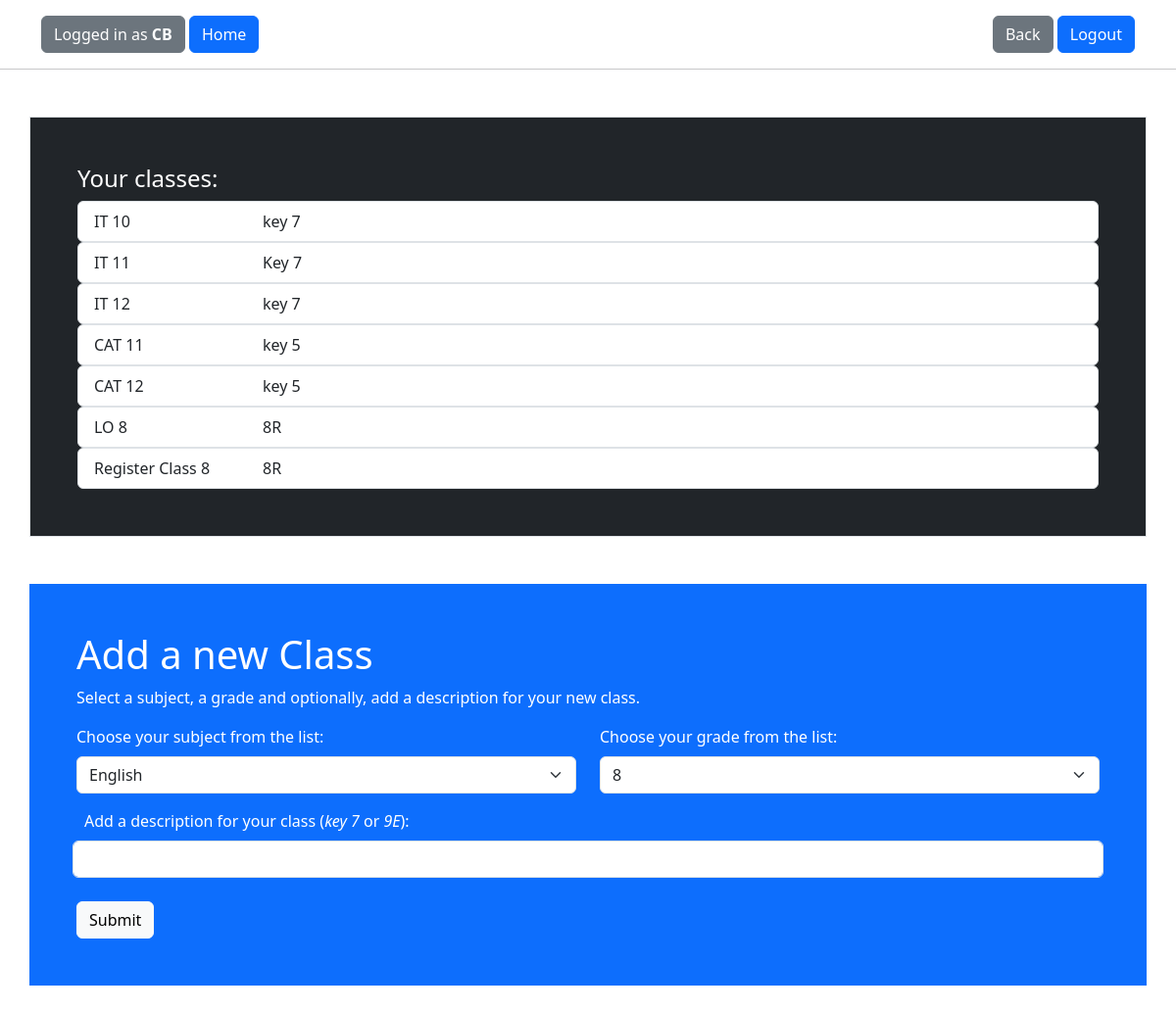
/add_class/ (signed in), run on the app's committed database.
### base/models.py (models this page shows, shortened)
class ClassUnit(models.Model):
    description = models.TextField(null=True, blank=True, default='Key 7 or class 9E')
    created = models.DateTimeField(auto_now_add=True)
    subject = models.ForeignKey(Subject, on_delete=models.SET_NULL, null=True)
    user = models.ForeignKey(User, on_delete=models.SET_NULL, null=True)
    grade = models.ForeignKey(Grade, on_delete=models.SET_NULL, null=True)

class Subject(models.Model):
    subject = models.CharField(max_length=50)
    def __str__(self):
        return self.subject

class Grade(models.Model):
    grade = models.SmallIntegerField()
    def __str__(self):
        return str(self.grade)

### base/views/classes_view.py (the view, shortened to what this page needs)
# urls.py: path('add_class/', views.add_class, name="add_class"),
@login_required(login_url='index')
def add_class(request):
    current_user = request.user
    classes = ClassUnit.objects.filter(user=current_user)
    subjectList = Subject.objects.all()
    gradeList = Grade.objects.all()
    context = {'classes' : classes, 'current_user' : current_user, 'subjectList' : subjectList, \
               'gradeList' : gradeList}
    return render(request, 'base/add_class.html', context)

### base/templates/base/add_class.html (shortened to what this page needs)
{% extends 'base.html' %}
{% block content %}
    <form method = "POST" action="">
        <div class="container p-5 my-5 border  bg-dark text-white">
            <h4>Your classes:</h4>
            {% for class in classes %}
                <div class="list-group">
                    <li class="list-group-item list-group-item-action selector" id="{{class.id}}"
                    onclick="myFunction('{{class.id}}')">
                    <div class="row">
                        <div class="col-md-2" >{{class.subject}} {{class.grade}}</div>
                        <div class="col-md-4">{{class.description}}</div>
                    </div>
                    </li>
                </div>
            {% endfor %}
        </div>
        <div class="container p-5 my-5 bg-primary text-white">
            <h1>Add a new Class</h1>
            <p>Select a subject, a grade and optionally, add a description for your new class.</p>
            <div class="row">
                <div class="col">
                    <label for="subject" class="form-label">Choose your subject from the list:</label>
                    <select class="form-select" name="subject" id="subject">
                        {% for subject in subjectList %}
                            <option>{{subject}}</option>
                        {% endfor %}
                    </select>
                </div>
                <div class="col">
                    <label for="grade" class="form-label">Choose your grade from the list:</label>
                    <select class="form-select" name="grade" id="grade">
                        {% for grade in gradeList %}
                            <option>{{grade}}</option>
                        {% endfor %}
                    </select>
                </div>
            </div>
            <div class="row p-2">
                <label for="description" class="form-label mt-2">Add a description for your class (<i>key 7</i> or <i>9E</i>):</label>
                <input type="text" class="form-control" name="description" id="description">
            </div>
            <button type="submit" class="btn btn-light mt-3">Submit</button>
        </div>
    </form>
{% endblock %}

### templates/base.html (shortened to what this page needs)
<!DOCTYPE html>
{% load static %}
<html>
<head>
    <link rel="stylesheet" href="{% static 'css/bootstrap.min.css' %}">
</head>
<body>
    <div class="container bg-white mt-3">
        {% if current_user.is_authenticated %}
            <div class="row">
                <div class="col text-start">
                    <a class="btn btn-secondary" href="{% url 'home' %}">
                        Logged in as <b>{{ current_user }}</b>
                    </a>
                    <a class="btn btn-primary" href="{% url 'home' %}">
                        Home
                    </a>
                </div>
                <div class="col text-end" >
                    <button class="btn btn-secondary" type="button" onclick="history.back()">Back</button>
                    <a class = "btn btn-primary" href="{% url 'logout_user' %}">Logout</a>
                </div>
            </div>
        {% endif %}
    </div>
    <hr/>
    {% block content %}
    {% endblock %}
</body>
</html>

### data on the page
ClassUnit: subject "IT", grade "10", description "key 7"
ClassUnit: subject "IT", grade "11", description "Key 7"
ClassUnit: subject "IT", grade "12", description "key 7"
ClassUnit: subject "CAT", grade "11", description "key 5"
ClassUnit: subject "CAT", grade "12", description "key 5"
ClassUnit: subject "LO", grade "8", description "8R"
ClassUnit: subject "Register Class", grade "8", description "8R"

### other printed values
{{ current_user }} "CB"
form field subject "English"
form field grade "8"
